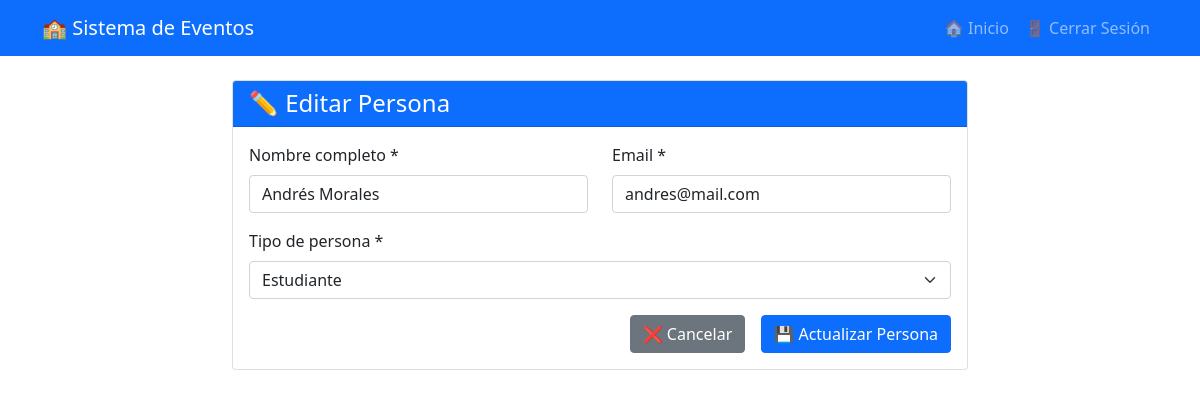
The page /public/index.php?accion=editar_persona&id=5 (signed in) on the database its author committed.
### tables this page shows
CREATE TABLE `persona` (
  `id_user` int(10) NOT NULL,
  `foto_persona` varchar(150) DEFAULT NULL,
  `nom_user` varchar(150) DEFAULT NULL,
  `ciudad` varchar(2) DEFAULT NULL,
  `telef_user` int(9) DEFAULT NULL,
  `correo_user` varchar(30) DEFAULT NULL,
  `contrasena_user` varchar(10) DEFAULT NULL,
  `cod_grado` int(2) DEFAULT NULL,
  `grupo` int(1) DEFAULT NULL,
  `cc_acudiente` int(10) DEFAULT NULL,
  `nom_acudiente` varchar(50) DEFAULT NULL,
  `telef_acudiente` int(10) DEFAULT NULL,
  `telef_acudiente_dos` int(10) DEFAULT NULL,
  `correo_acudiente` varchar(50) DEFAULT NULL,
  `tipo_persona` varchar(3) DEFAULT NULL,
  `fecha_creacion` datetime DEFAULT NULL,
  `fecha_edicion` datetime DEFAULT NULL,
  `codigo_qr` varchar(255) DEFAULT NULL
);

### src/vistas/personas/editar.php (the view, shortened to what this page needs)
<?php
$id = $_GET['id'] ?? 0;
$stmt = $pdo->prepare("SELECT * FROM persona WHERE id_user = ?");
$stmt->execute([$id]);
$persona = $stmt->fetch();
?>
<!DOCTYPE html>
<html lang="es">
<head>
    <link href="https://cdn.jsdelivr.net/npm/bootstrap@5.1.3/dist/css/bootstrap.min.css" rel="stylesheet">
</head>
<body>
    <nav class="navbar navbar-expand-lg navbar-dark bg-primary">
        <div class="container">
            <a class="navbar-brand" href="index.php">🏫 Sistema de Eventos</a>
            <div class="navbar-nav ms-auto">
                <a class="nav-link" href="index.php?accion=inicio">🏠 Inicio</a>
                <a class="nav-link" href="index.php?accion=logout">🚪 Cerrar Sesión</a>
            </div>
        </div>
    </nav>
    <div class="container mt-4">
        <div class="row justify-content-center">
            <div class="col-md-8">
                <div class="card">
                    <div class="card-header bg-primary text-white">
                        <h4 class="mb-0">✏️ Editar Persona</h4>
                    </div>
                    <div class="card-body">
                        <form method="POST" action="index.php?accion=actualizar_persona">
                            <div class="row">
                                <div class="col-md-6 mb-3">
                                    <label for="nombre" class="form-label">Nombre completo *</label>
                                    <input type="text" class="form-control" id="nombre" name="nombre"
                                           value="<?php echo htmlspecialchars($persona['nom_user']); ?>" required>
                                </div>
                                <div class="col-md-6 mb-3">
                                    <label for="email" class="form-label">Email *</label>
                                    <input type="email" class="form-control" id="email" name="email"
                                           value="<?php echo htmlspecialchars($persona['correo_user']); ?>" required>
                                </div>
                            </div>
                            <div class="mb-3">
                                <label for="tipo" class="form-label">Tipo de persona *</label>
                                <select class="form-select" id="tipo" name="tipo" required>
                                    <option value="EST" <?php echo $persona['tipo_persona'] == 'EST' ? 'selected' : ''; ?>>
                                        Estudiante
                                    </option>
                                </select>
                            </div>
                            <div class="d-grid gap-2 d-md-flex justify-content-md-end">
                                <a href="index.php?accion=personas" class="btn btn-secondary me-md-2">
                                    ❌ Cancelar
                                </a>
                                <button type="submit" class="btn btn-primary">
                                    💾 Actualizar Persona
                                </button>
                            </div>
                        </form>
                    </div>
                </div>
            </div>
        </div>
    </div>
</body>
</html>

### rows shown on the page
persona: nombre "Andrés Morales", email "andres@mail.com", tipo "Estudiante"
